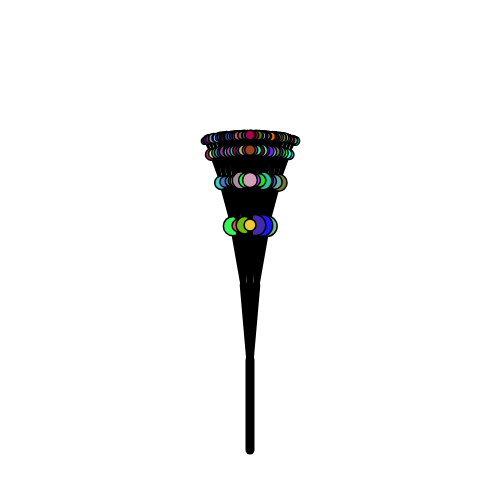
Frame 1 (no input)
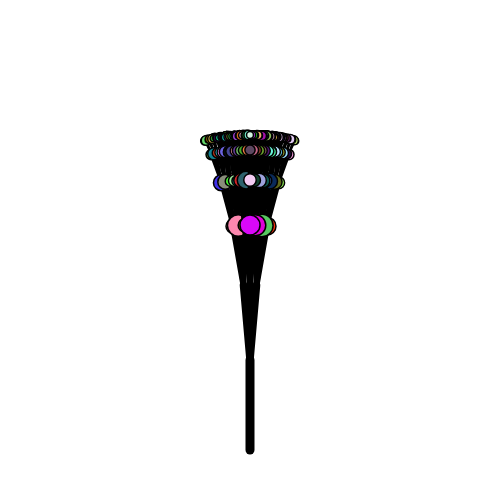
Frame 60 (no input)
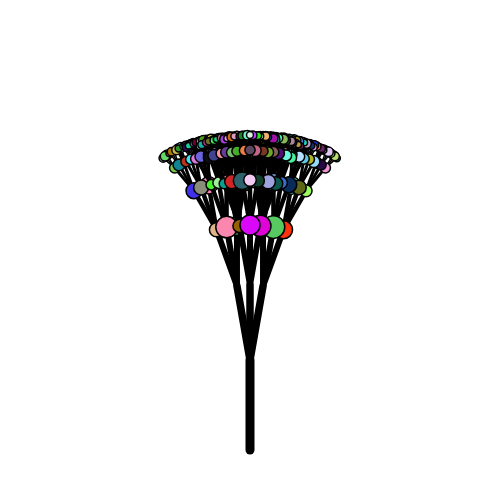
Frame 120 (the mouse pressed at the canvas centre since frame 60)

The p5.js sketch that drew these frames (run headless with seeded random() and noise() and a simulated clock; from frame 60 on, the mouse is pressed at the canvas centre):

// p5.js sketch
// ── sketch.js
// The Balloon Tree
// David Shi
// 2024/11/14
//
// Generates an tree with balloons


let scale = 15;
let leafdepth = 5;

function setup() {
  createCanvas(500, 500);
  background(255);
}

function draw() {
  background(255);
  drawTree(width/2, height*0.9, 90, 6);
  randomSeed(20); // seed for fixed random colors and sizes
}

function drawLine( x1, y1, x2, y2, depth, thickness) {
  //draw a line segment connecting (x1,y1) to (x2,y2)
  strokeWeight(thickness);
  line(x1, y1, x2, y2);
}

function drawLeaf(x, y, z){ // draws the ballon
  r = random(255);
  g = random(255);
  b = random(255);

  fill(r, g, b);
  circle(x, y, z*2);

}

function drawTree(x1, y1, angle, depth) {
  if (depth > 0) {
    let x2 = x1 + cos(radians(angle))*depth*scale; //calculate endpoints of current branch
    let y2 = y1 - sin(radians(angle))*depth*scale; //using trig ratios. Get shorter based on depth
    drawLine(x1, y1, x2, y2, depth, depth*1.5);
    //for a ３-branch tree:
    let offset = map(mouseX, 0, width, 5, 15);
    drawTree(x2, y2, angle-offset, depth-1); // move based on mouse x
    drawTree(x2, y2, angle+offset, depth-1); // move based on mouse x
    drawTree(x2, y2, angle+0, depth-1);


    if (depth < leafdepth){
      drawLeaf(x2, y2, random(5, depth*3)); // draw ballons based on depth
    }

    
  }
}

function keyPressed() {
  if (key === 'x') {
    leafdepth = min(6, leafdepth +1); // press x change the depth up
  }
  else if (key === 'z') {
    leafdepth = max(1, leafdepth - 1); // press z change the depth down
  }
}
